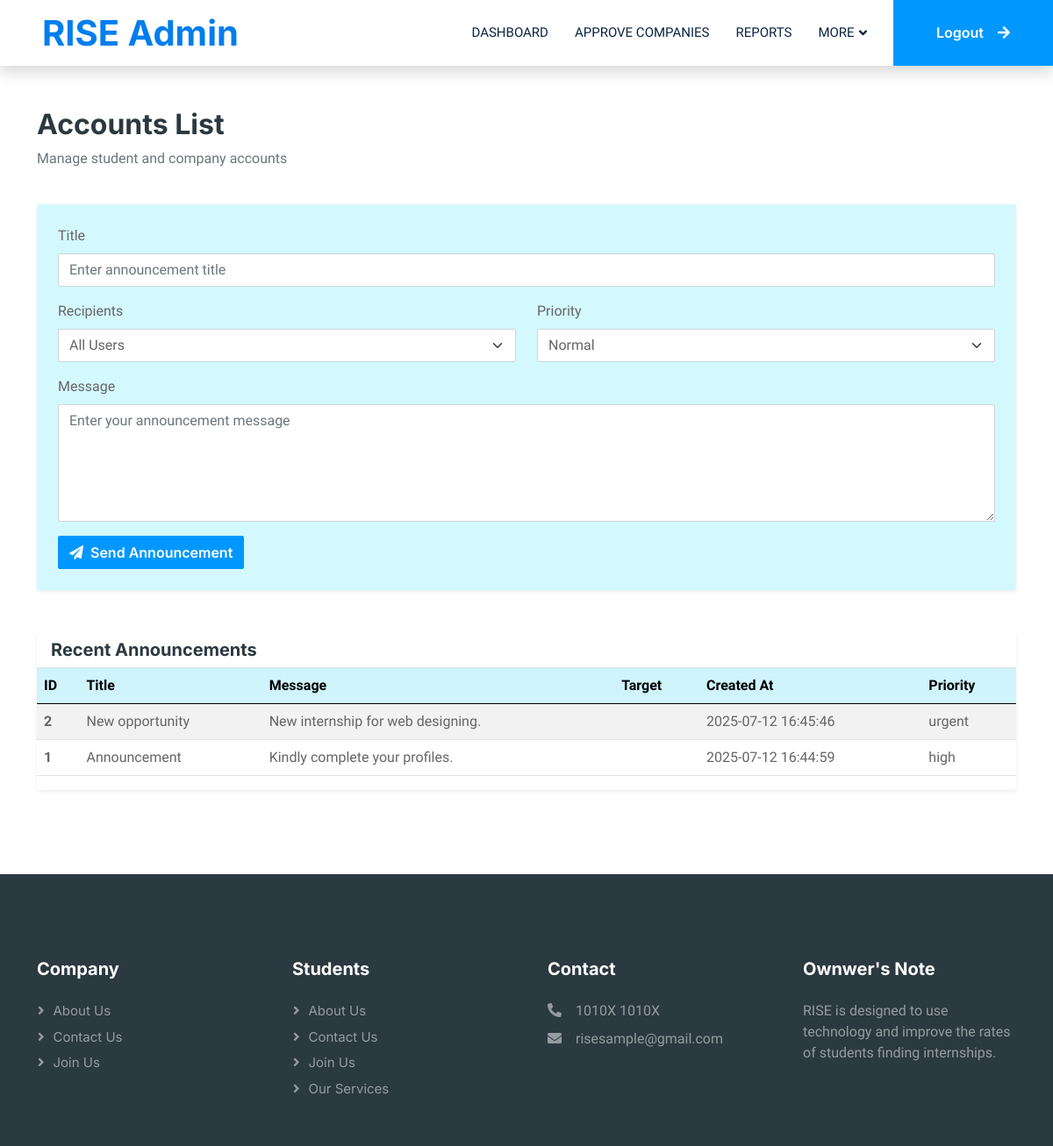
Screenshot of /admin/adminAnnouncements.php with the database file from the repository.
### tables this page shows
CREATE TABLE `announcements` (
  `id` int(11) NOT NULL,
  `title` varchar(150) DEFAULT NULL,
  `message` text DEFAULT NULL,
  `sent_by` int(11) DEFAULT NULL,
  `target_role` enum('student','company','all') DEFAULT NULL,
  `created_at` timestamp NOT NULL DEFAULT current_timestamp(),
  `priority` enum('normal','high','urgent') NOT NULL DEFAULT 'normal'
);

### admin/adminAnnouncements.php (the view, shortened to what this page needs)
<?php include('adminHeader.php'); ?>
<div class="container-xxl py-5" id="allCategories">
    <div class="container">
        <div class="row mb-4">
            <div class="col-12">
                <h2 class="fw-bold text-dark">Accounts List</h2>
                <p class="text-muted">Manage student and company accounts</p>
            </div>
        </div>
        <div class="row g-4 justify-content-center">
            <div class="col-lg-12 col-md-12 wow fadeInUp" data-wow-delay="0.5s">
                <div class="card-body bg-light p-4 rounded shadow-sm">
                    <form method="POST">
                        <div class="mb-3">
                            <label class="form-label">Title</label>
                            <input type="text" class="form-control" name="title" placeholder="Enter announcement title" required>
                        </div>
                        <div class="row mb-3">
                            <div class="col-md-6">
                                <label class="form-label">Recipients</label>
                                <select class="form-select" name="target_role" required>
                                    <option value="All Users">All Users</option>
                                </select>
                            </div>
                            <div class="col-md-6">
                                <label class="form-label">Priority</label>
                                <select class="form-select" name="priority" required>
                                    <option value="Normal">Normal</option>
                                </select>
                            </div>
                        </div>
                        <div class="mb-3">
                            <label class="form-label">Message</label>
                            <textarea class="form-control" name="message" rows="5" placeholder="Enter your announcement message" required></textarea>
                        </div>
                        <div class="d-flex gap-2">
                            <button type="submit" name="submit" class="btn btn-primary">
                                <i class="fas fa-paper-plane me-2"></i>Send Announcement
                            </button>
                        </div>
                    </form>
                    <?php
                    include('../dbms/connection.php');
                    ?>
                </div>
            </div>
        </div>
        <div class="col mt-5">
            <div class="card border-0 shadow-sm">
                <div class="card-header bg-white border-bottom">
                    <h5 class="card-title mb-0">Recent Announcements</h5>
                </div>
                <div class="col-lg-12 col-md-12 wow fadeInUp" data-wow-delay="0.5s">
                    <table class="table table-striped table-hover">
                        <thead class="table-info">
                            <tr>
                                <th scope="col">ID</th>
                                <th scope="col">Title</th>
                                <th scope="col">Message</th>
                                <th scope="col">Target</th>
                                <th scope="col">Created At</th>
                                <th scope="col">Priority</th>
                            </tr>
                        </thead>
                        <tbody>
                            <?php
                            $query = "SELECT * FROM `announcements` ORDER BY created_at DESC";
                            $result = mysqli_query($db, $query);
                            while ($row = mysqli_fetch_assoc($result)) {
                                echo "<tr>
                                    <th scope='row'>{$row["id"]}</th>
                                    <td>{$row["title"]}</td>
                                    <td>{$row["message"]}</td>
                                    <td>{$row["target_role"]}</td>
                                    <td>{$row["created_at"]}</td>
                                    <td>{$row["priority"]}</td>
                                </tr>";
                            }
                            ?>
                        </tbody>
                    </table>
                </div>
            </div>
        </div>
    </div>
</div>
<?php include('adminFooter.php'); ?>

### css/style.css (style rules this page uses)
:root { --primary: #1e3c72; --secondary: #4facfe; --accent: #007bff; --light: #f0f8ff; --surface: #dbefff; --dark: #0b2545; --muted: #b0c4de; --border: #4682b4; }
.btn { font-family: 'Inter', sans-serif; font-weight: 600; transition: .5s; }
.btn.btn-primary, .btn.btn-secondary { color: #FFFFFF; }

### rows the page displays
announcements: id "2", title "New opportunity", message "New internship for web designing.", created_at "2025-07-12 16:45:46", priority "urgent"
announcements: id "1", title "Announcement", message "Kindly complete your profiles.", created_at "2025-07-12 16:44:59", priority "high"
